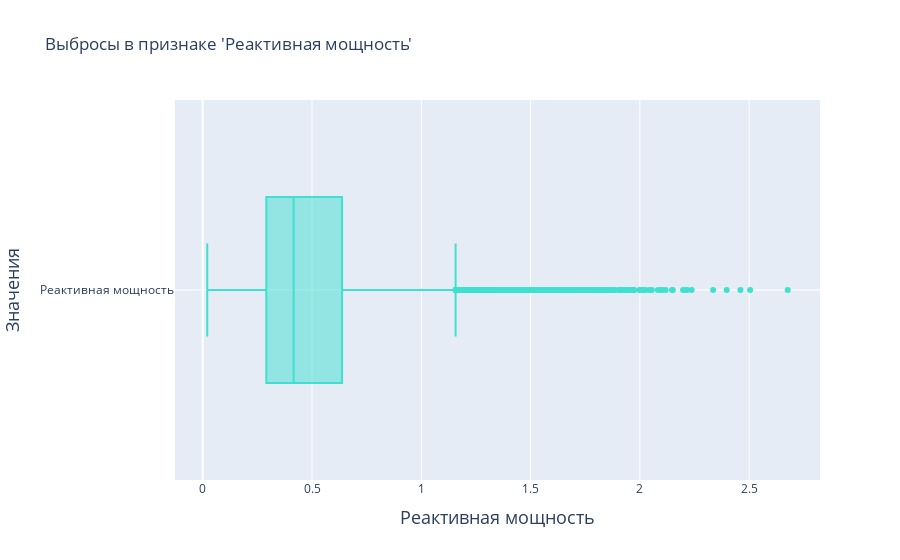
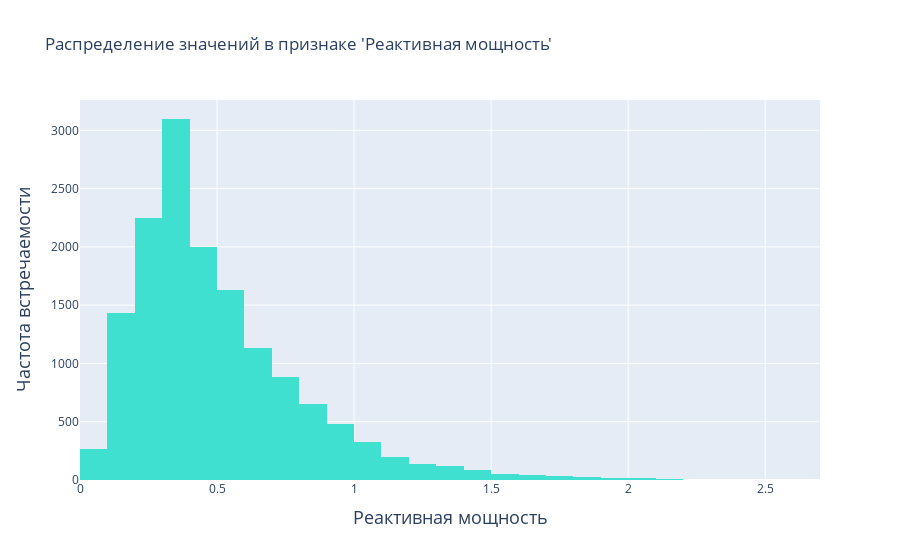

These figures' notebook cell, in order:
### Markdown cell above
Пропущенное значение было успешно заменено методом ближайших соседей, что позволило эффективно удалить выброс. Для проверки эффективности этой операции, рекомендуется повторно отобразить диаграмму размаха и график распределения признака.

### Code cell
outliers_and_features_distribution(
    df_data_arc,
    'Реактивная мощность',
    'Реактивная мощность',
    'turquoise')

### Figure 1 — Plotly figure (JSON) as saved in the notebook; plotly's stock layout.template omitted (floating-point values rounded to 4 significant figures; data arrays with more than 128 entries replaced by an {"elided": "..."} marker saying what was removed)
{"data": [{"marker": {"color": "turquoise"}, "name": "Реактивная мощность", "type": "box", "x": {"elided": "14876 float values"}}], "layout": {"title": {"text": "Выбросы в признаке 'Реактивная мощность'"}, "xaxis": {"showgrid": true, "title": {"font": {"size": 18}, "text": "Реактивная мощность"}}, "yaxis": {"showgrid": true, "title": {"font": {"size": 18}, "text": "Значения"}}}}

### Figure 2 — Plotly figure (JSON) as saved in the notebook; plotly's stock layout.template omitted (floating-point values rounded to 4 significant figures; data arrays with more than 128 entries replaced by an {"elided": "..."} marker saying what was removed)
{"data": [{"marker": {"color": "turquoise"}, "nbinsx": 50, "type": "histogram", "x": {"elided": "14876 float values"}}], "layout": {"title": {"text": "Распределение значений в признаке 'Реактивная мощность'"}, "xaxis": {"showgrid": true, "title": {"font": {"size": 18}, "text": "Реактивная мощность"}}, "yaxis": {"showgrid": true, "title": {"font": {"size": 18}, "text": "Частота встречаемости"}}}}
